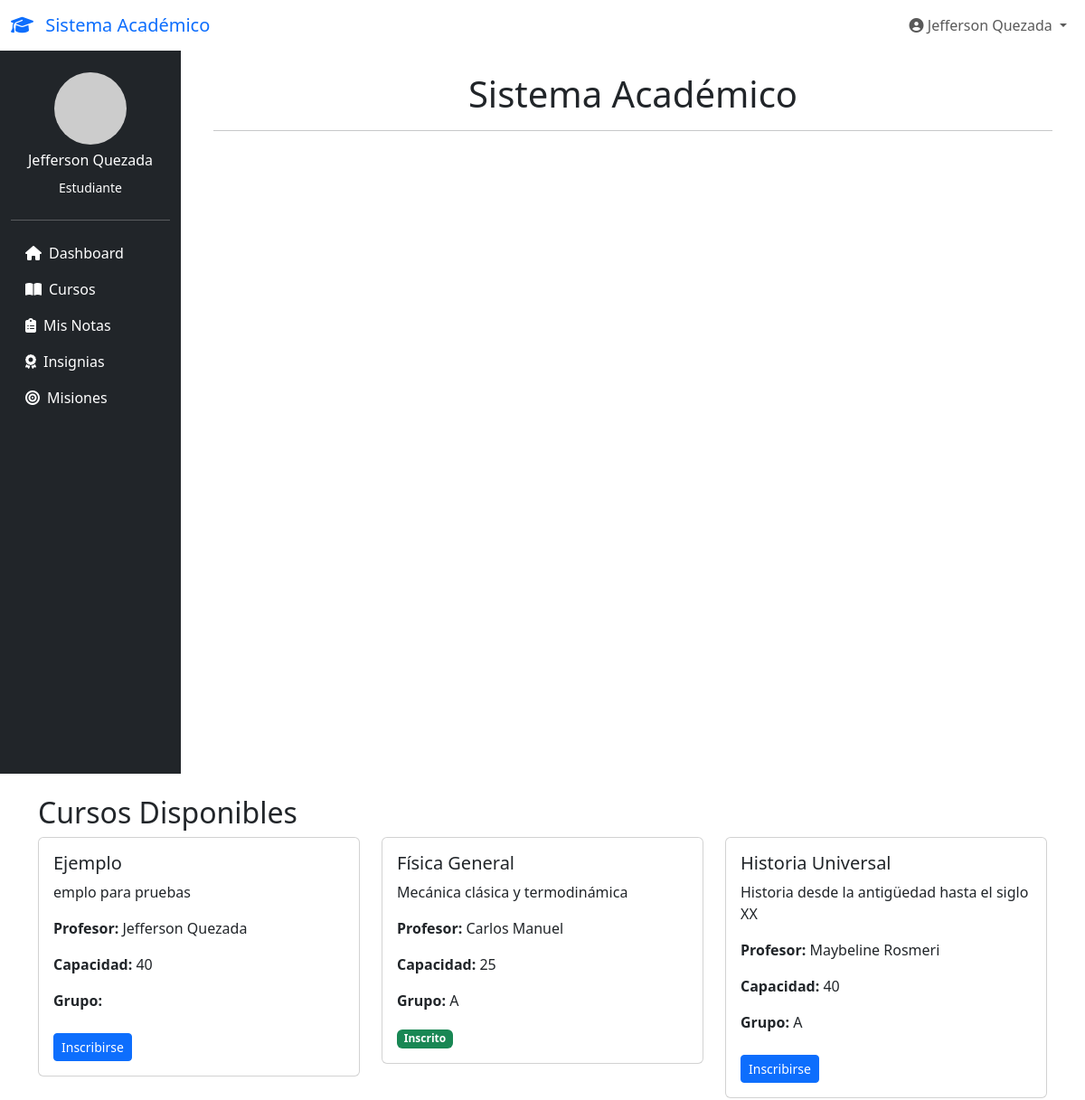
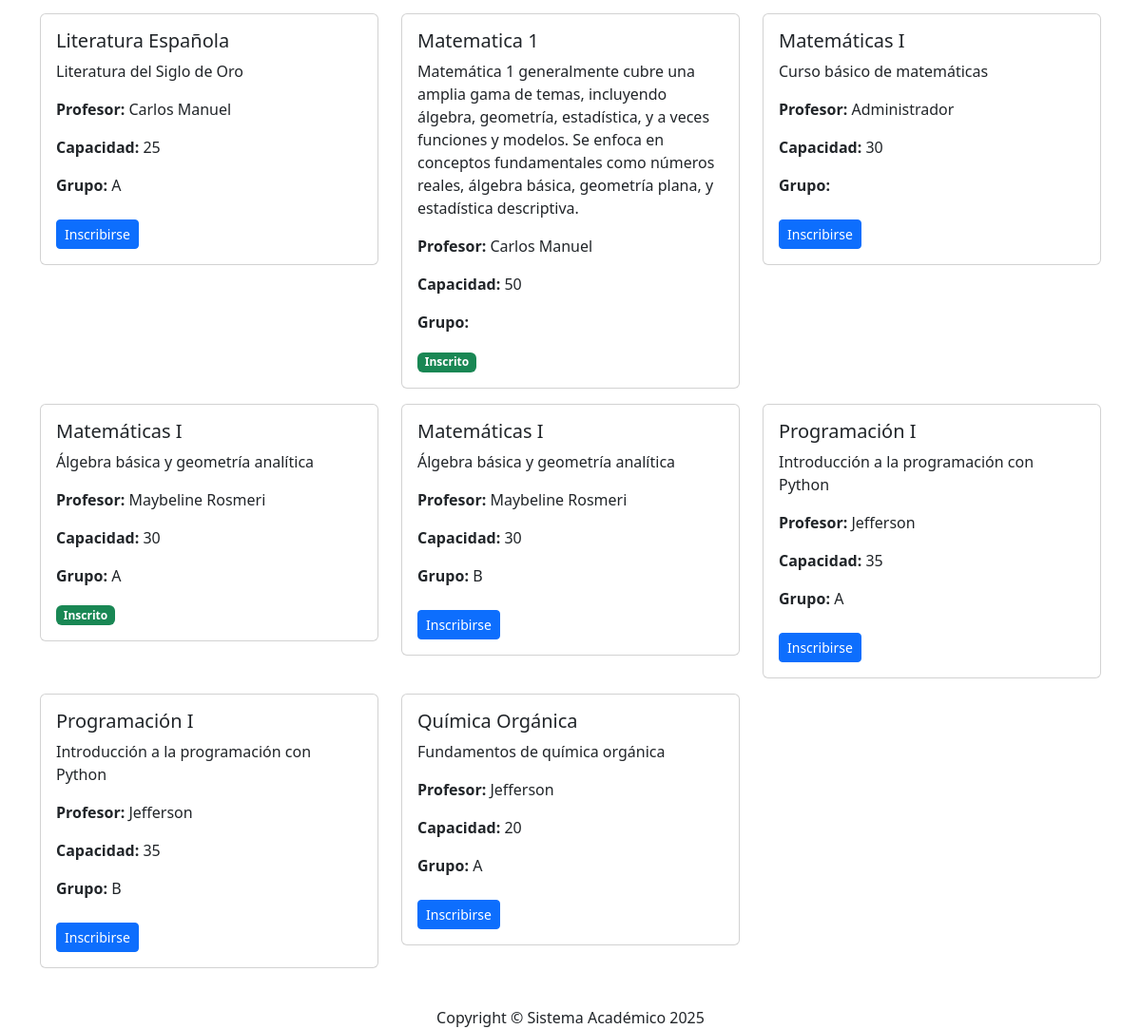
The app's page /estudiante/index.php?accion=cursos (signed in) with its own data (2 pictures, top to bottom).
### tables this page shows
CREATE TABLE `cursos` (
  `id_curso` int(11) NOT NULL AUTO_INCREMENT,
  `nombre_curso` varchar(100) NOT NULL,
  `descripcion` text DEFAULT NULL,
  `id_docente` int(11) NOT NULL,
  `contrasena` varchar(255) NOT NULL,
  `capacidad` int(11) NOT NULL DEFAULT 50,
  `grupo` enum('A','B') DEFAULT NULL,
  PRIMARY KEY (`id_curso`),
  KEY `id_docente` (`id_docente`),
  CONSTRAINT `cursos_ibfk_1` FOREIGN KEY (`id_docente`) REFERENCES `usuarios` (`id_usuario`) ON DELETE CASCADE
);

CREATE TABLE `usuarios` (
  `id_usuario` int(11) NOT NULL AUTO_INCREMENT,
  `nombre` varchar(100) NOT NULL,
  `correo` varchar(100) NOT NULL,
  `contrasena` varchar(255) NOT NULL,
  `rol` enum('docente','estudiante','admin') NOT NULL,
  `fecha_registro` timestamp NOT NULL DEFAULT current_timestamp(),
  `primer_login` tinyint(1) DEFAULT 0,
  `mfa_codigo` varchar(10) DEFAULT NULL,
  PRIMARY KEY (`id_usuario`),
  UNIQUE KEY `correo` (`correo`)
);

### estudiante/controllers/CursoController.php (called while the page is built, shortened)
<?php
require_once __DIR__ . '/../models/CursoModel.php';
class CursoController {
    private $cursoModel;
    public function __construct() {
        $this->cursoModel = new CursoModel();
    }
    public function mostrarCursosDisponibles() {
        $id_estudiante = $_SESSION['id_usuario'];
        $cursos = $this->cursoModel->listarCursosConEstado($id_estudiante);
        include __DIR__ . '/../views/cursos_listado.php';
    }
}
?>

### estudiante/models/CursoModel.php (called while the page is built, shortened)
<?php
require_once __DIR__ . '/../../includes/conexion.php';
class CursoModel {
    private $pdo;
    public function __construct() {
        global $pdo;
        $this->pdo = $pdo;
    }
    public function listarCursosConEstado($id_estudiante) {
        $sql = "SELECT c.id_curso, c.nombre_curso, c.descripcion, c.capacidad, c.grupo,
                   u.nombre AS profesor_nombre,
                   EXISTS(SELECT 1 FROM estudiantes_cursos ec WHERE ec.id_curso = c.id_curso AND ec.id_estudiante = ?) AS ya_inscrito
            FROM cursos c
            LEFT JOIN usuarios u ON c.id_docente = u.id_usuario
            ORDER BY c.nombre_curso";
        $stmt = $this->pdo->prepare($sql);
        $stmt->execute([$id_estudiante]);
        return $stmt->fetchAll();
    }
}
?>

### estudiante/views/cursos_listado.php (the view, shortened to what this page needs)
<?php include __DIR__ . '/../../includes/header.php'; ?>
<?php
$cursos = $cursos ?? [];
?>
<div class="container mt-4">
    <h2>Cursos Disponibles</h2>
    <div class="row">
        <?php foreach ($cursos as $curso): ?>
            <div class="col-md-4">
                <div class="card mb-3">
                    <div class="card-body">
                        <h5><?= htmlspecialchars($curso['nombre_curso']) ?></h5>
                        <p><?= htmlspecialchars($curso['descripcion']) ?></p>
                        <p><strong>Profesor:</strong> <?= htmlspecialchars($curso['profesor_nombre']) ?></p>
                        <p><strong>Capacidad:</strong> <?= $curso['capacidad'] ?></p>
                        <p><strong>Grupo:</strong> <?= $curso['grupo'] ?></p>
                        <?php if ($curso['ya_inscrito']): ?>
                            <span class="badge bg-success">Inscrito</span>
                        <?php else: ?>
                            <form method="POST" action="../controllers/CursoController.php?accion=inscribir">
                                <button class="btn btn-primary btn-sm mt-2">Inscribirse</button>
                            </form>
                        <?php endif; ?>
                    </div>
                </div>
            </div>
        <?php endforeach; ?>
    </div>
</div>
<?php include __DIR__ . '/../../includes/footer.php'; ?>

### records on screen
cursos: nombre_curso "Ejemplo", descripcion "emplo para pruebas", id_docente.nombre "Jefferson Quezada", capacidad "40"
cursos: nombre_curso "Física General", descripcion "Mecánica clásica y termodinámica", id_docente.nombre "Carlos Manuel", capacidad "25", grupo "A", shows "Inscrito"
cursos: nombre_curso "Historia Universal", descripcion "Historia desde la antigüedad hasta el siglo XX", id_docente.nombre "Maybeline Rosmeri", capacidad "40", grupo "A"
cursos: nombre_curso "Literatura Española", descripcion "Literatura del Siglo de Oro", id_docente.nombre "Carlos Manuel", capacidad "25", grupo "A"
cursos: nombre_curso "Matematica 1", descripcion "Matemática 1 generalmente cubre una amplia gama de temas, incluyendo álgebra, geometría, estadística, y a veces funciones y modelos. Se enfoca en conceptos fundamentales como números reales, álgebra básica, geometría plana, y estadística descriptiva.", id_docente.nombre "Carlos Manuel", capacidad "50", shows "Inscrito"
cursos: nombre_curso "Matemáticas I", descripcion "Curso básico de matemáticas", id_docente.nombre "Administrador", capacidad "30"
cursos: nombre_curso "Matemáticas I", descripcion "Álgebra básica y geometría analítica", id_docente.nombre "Maybeline Rosmeri", capacidad "30", grupo "A", shows "Inscrito"
cursos: nombre_curso "Matemáticas I", descripcion "Álgebra básica y geometría analítica", id_docente.nombre "Maybeline Rosmeri", capacidad "30", grupo "B"
cursos: nombre_curso "Programación I", descripcion "Introducción a la programación con Python", id_docente.nombre "Jefferson", capacidad "35", grupo "A"
cursos: nombre_curso "Programación I", descripcion "Introducción a la programación con Python", id_docente.nombre "Jefferson", capacidad "35", grupo "B"
cursos: nombre_curso "Química Orgánica", descripcion "Fundamentos de química orgánica", id_docente.nombre "Jefferson", capacidad "20", grupo "A"

### other values on screen
$_SESSION['nombre'] "Jefferson Quezada"
$_SESSION['rol'] "Estudiante"
$pageTitle "Sistema Académico"
